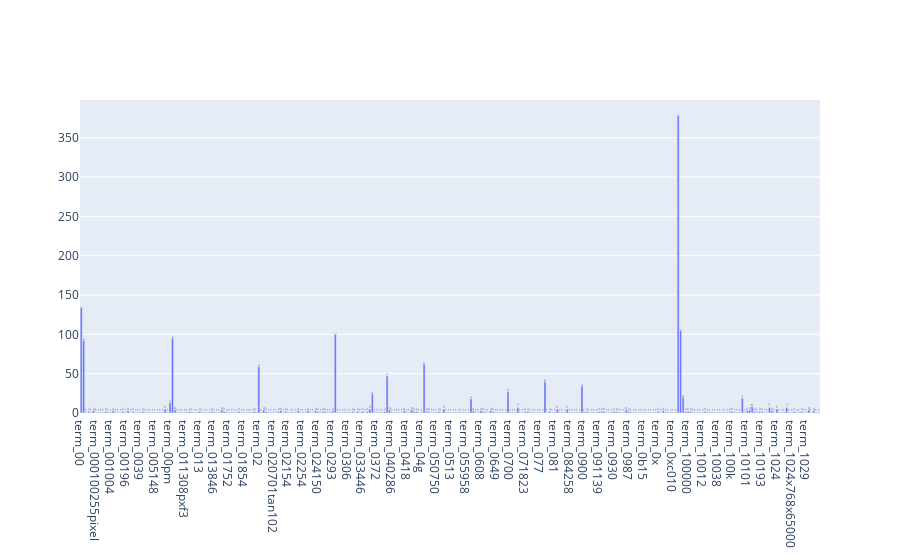

Write notebook code for a chart like this one.
### Markdown cell above
### >>> Exercise 13 (take home):

If you want a nicer interactive visualization here, I would encourage you try to install and use plotly to achieve this.

### Code cell
'''
    Answer here
'''

import plotly.graph_objects as go

# Form term name list and term frequencies list for the first 300 terms
term_names = np.array(['term_'+i for i in count_vect.get_feature_names()])[:300]
term_frequencies = np.asarray(X_counts.sum(axis=0))[0][:300]

# plot
fig = go.Figure(data=[go.Bar(
            x=term_names, y=term_frequencies,
            text=term_frequencies,
            textposition='auto',
        )])
fig.show()

### Figure 1 — Plotly figure (JSON) as saved in the notebook; plotly's stock layout.template omitted (floating-point values rounded to 4 significant figures; data arrays with more than 128 entries replaced by an {"elided": "..."} marker saying what was removed)
{"data": [{"text": {"elided": "300 int values"}, "textposition": "auto", "type": "bar", "x": {"elided": "300 str values"}, "y": {"elided": "300 int values"}}], "layout": {}}
